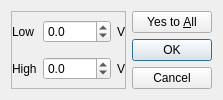
<?xml version="1.0" encoding="UTF-8"?>
<ui version="4.0">
 <class>rangeSetup</class>
 <widget class="QDialog" name="rangeSetup">
  <property name="enabled">
   <bool>true</bool>
  </property>
  <property name="geometry">
   <rect>
    <x>0</x>
    <y>0</y>
    <width>199</width>
    <height>99</height>
   </rect>
  </property>
  <property name="sizePolicy">
   <sizepolicy hsizetype="Fixed" vsizetype="Fixed">
    <horstretch>0</horstretch>
    <verstretch>0</verstretch>
   </sizepolicy>
  </property>
  <property name="contextMenuPolicy">
   <enum>Qt::DefaultContextMenu</enum>
  </property>
  <property name="windowTitle">
   <string>Output range setup</string>
  </property>
  <property name="sizeGripEnabled">
   <bool>false</bool>
  </property>
  <property name="modal">
   <bool>true</bool>
  </property>
  <layout class="QHBoxLayout" name="horizontalLayout">
   <item>
    <widget class="QFrame" name="frame">
     <property name="sizePolicy">
      <sizepolicy hsizetype="Fixed" vsizetype="Preferred">
       <horstretch>0</horstretch>
       <verstretch>0</verstretch>
      </sizepolicy>
     </property>
     <property name="frameShape">
      <enum>QFrame::StyledPanel</enum>
     </property>
     <property name="frameShadow">
      <enum>QFrame::Raised</enum>
     </property>
     <layout class="QGridLayout" name="gridLayout" rowstretch="0,0" columnstretch="1,0,1">
      <property name="leftMargin">
       <number>0</number>
      </property>
      <property name="topMargin">
       <number>0</number>
      </property>
      <property name="rightMargin">
       <number>0</number>
      </property>
      <property name="bottomMargin">
       <number>0</number>
      </property>
      <property name="horizontalSpacing">
       <number>6</number>
      </property>
      <item row="0" column="0">
       <widget class="QLabel" name="label">
        <property name="text">
         <string>Low</string>
        </property>
       </widget>
      </item>
      <item row="1" column="0">
       <widget class="QLabel" name="label_2">
        <property name="text">
         <string>High</string>
        </property>
       </widget>
      </item>
      <item row="1" column="1">
       <widget class="QDoubleSpinBox" name="highRange">
        <property name="sizePolicy">
         <sizepolicy hsizetype="Preferred" vsizetype="Fixed">
          <horstretch>0</horstretch>
          <verstretch>0</verstretch>
         </sizepolicy>
        </property>
        <property name="decimals">
         <number>1</number>
        </property>
        <property name="minimum">
         <double>-5000.000000000000000</double>
        </property>
        <property name="maximum">
         <double>5000.000000000000000</double>
        </property>
        <property name="singleStep">
         <double>10.000000000000000</double>
        </property>
       </widget>
      </item>
      <item row="0" column="1">
       <widget class="QDoubleSpinBox" name="lowRange">
        <property name="decimals">
         <number>1</number>
        </property>
        <property name="minimum">
         <double>-5000.000000000000000</double>
        </property>
        <property name="maximum">
         <double>5000.000000000000000</double>
        </property>
        <property name="singleStep">
         <double>10.000000000000000</double>
        </property>
       </widget>
      </item>
      <item row="0" column="2">
       <widget class="QLabel" name="label_3">
        <property name="sizePolicy">
         <sizepolicy hsizetype="Minimum" vsizetype="Preferred">
          <horstretch>0</horstretch>
          <verstretch>0</verstretch>
         </sizepolicy>
        </property>
        <property name="text">
         <string>V</string>
        </property>
       </widget>
      </item>
      <item row="1" column="2">
       <widget class="QLabel" name="label_4">
        <property name="sizePolicy">
         <sizepolicy hsizetype="Minimum" vsizetype="Preferred">
          <horstretch>0</horstretch>
          <verstretch>0</verstretch>
         </sizepolicy>
        </property>
        <property name="text">
         <string>V</string>
        </property>
       </widget>
      </item>
     </layout>
    </widget>
   </item>
   <item>
    <widget class="QDialogButtonBox" name="buttonBox">
     <property name="orientation">
      <enum>Qt::Vertical</enum>
     </property>
     <property name="standardButtons">
      <set>QDialogButtonBox::Cancel|QDialogButtonBox::Ok|QDialogButtonBox::YesToAll</set>
     </property>
     <property name="centerButtons">
      <bool>false</bool>
     </property>
    </widget>
   </item>
  </layout>
 </widget>
 <resources/>
 <connections>
  <connection>
   <sender>buttonBox</sender>
   <signal>accepted()</signal>
   <receiver>rangeSetup</receiver>
   <slot>accept()</slot>
   <hints>
    <hint type="sourcelabel">
     <x>248</x>
     <y>254</y>
    </hint>
    <hint type="destinationlabel">
     <x>157</x>
     <y>274</y>
    </hint>
   </hints>
  </connection>
  <connection>
   <sender>buttonBox</sender>
   <signal>rejected()</signal>
   <receiver>rangeSetup</receiver>
   <slot>reject()</slot>
   <hints>
    <hint type="sourcelabel">
     <x>316</x>
     <y>260</y>
    </hint>
    <hint type="destinationlabel">
     <x>286</x>
     <y>274</y>
    </hint>
   </hints>
  </connection>
 </connections>
</ui>
